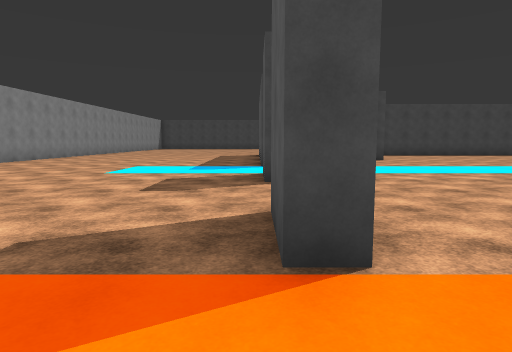
view 1 (above)

23 first-person views from a walk through a scene from a Unity 3-D project. The camera is 1.4 m above the floor, tilts 6° down and sees 75° across. The floor is counted in squares, 2 m on a side. Each view is taken from the middle of a square. On the plan, view 1 faces up. The plan holds only what a view shows up to about 10 squares ahead; the rest is blank. The place goes on beyond the plan. The player character is not drawn. Surface patterns are stand-ins for the level's own textures.

view 2
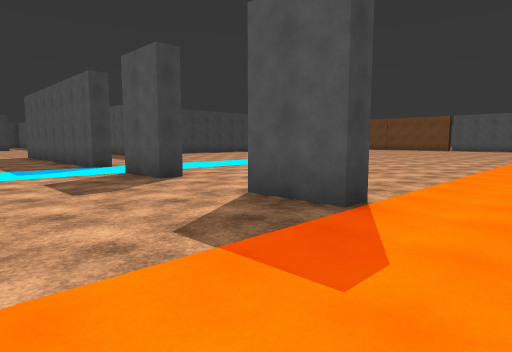

view 3
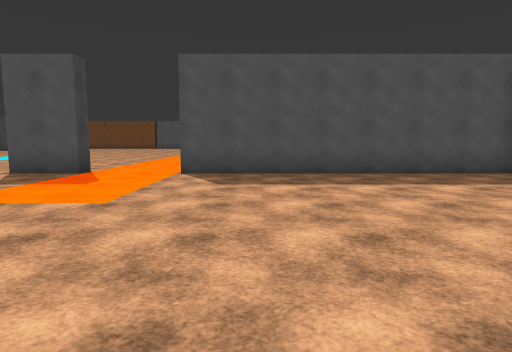

view 4
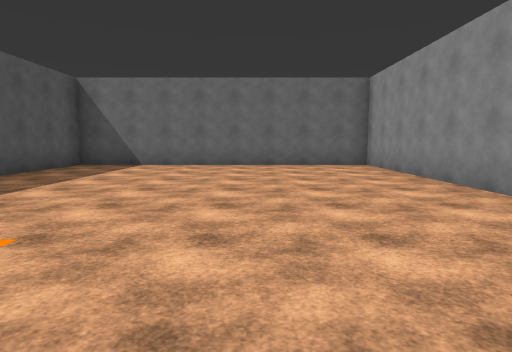

view 5
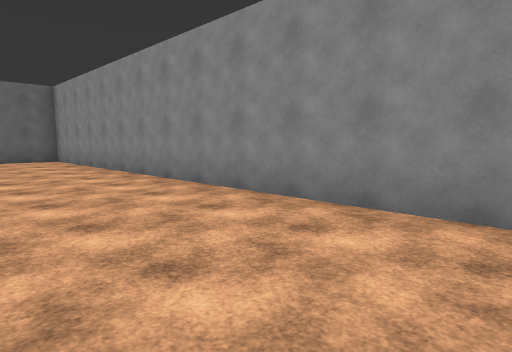

view 6
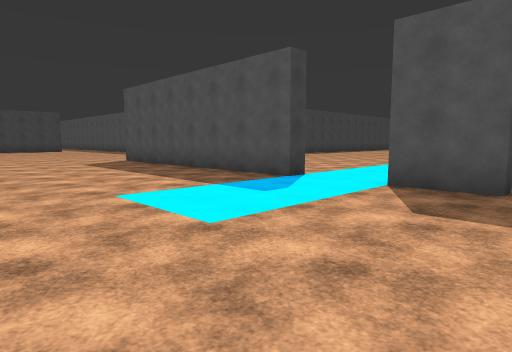

view 7
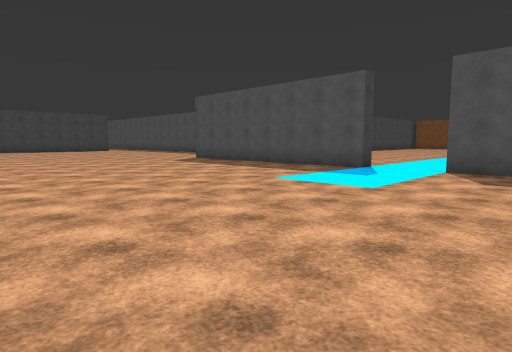

view 8
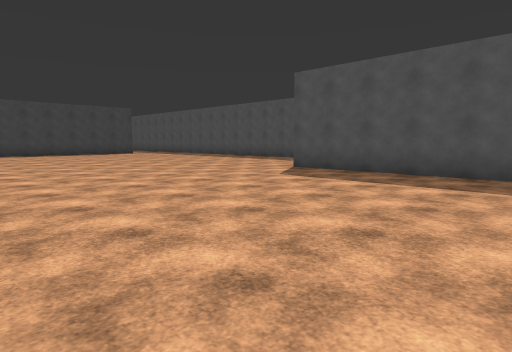

view 9
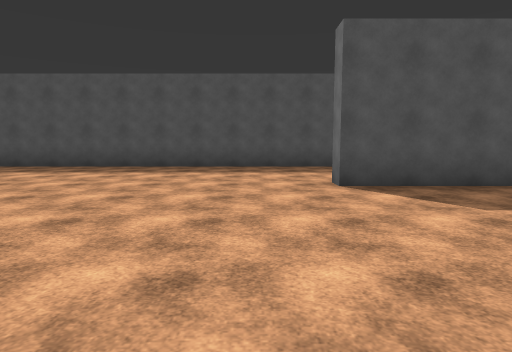

view 10
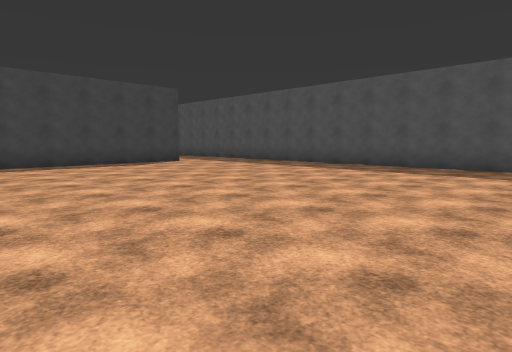

view 11
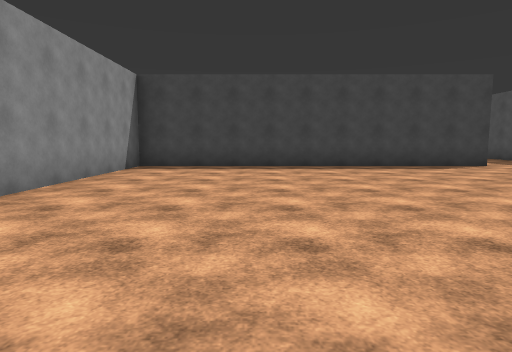

view 12
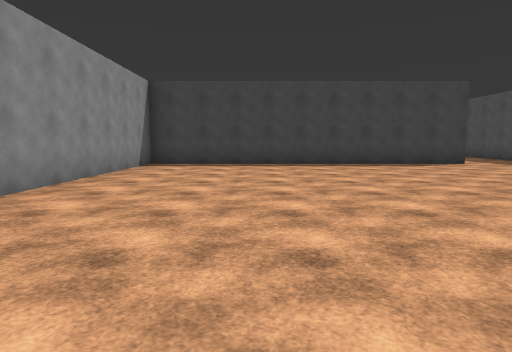

view 13
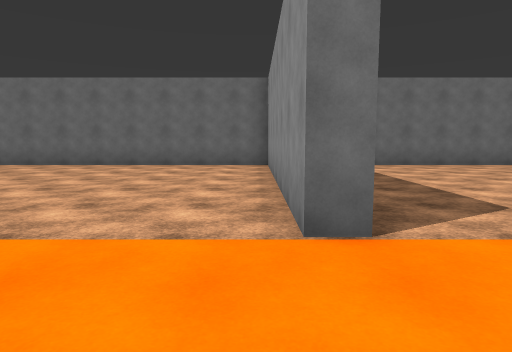

view 14
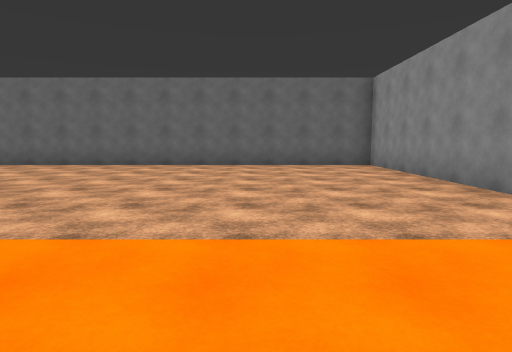

view 15
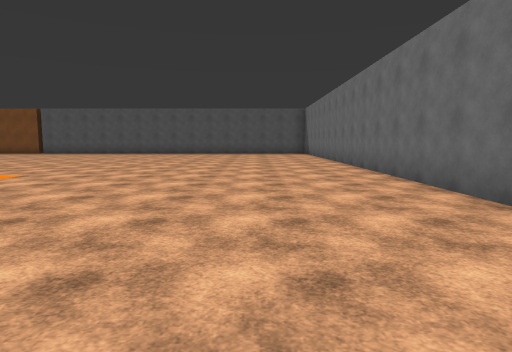

view 16
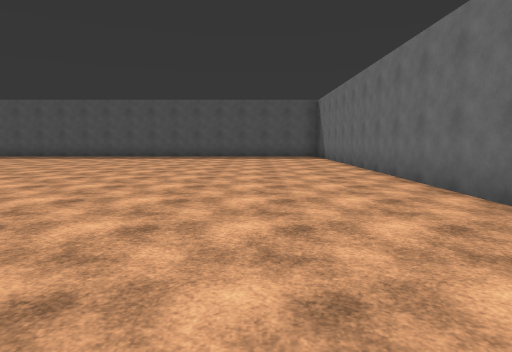

view 17
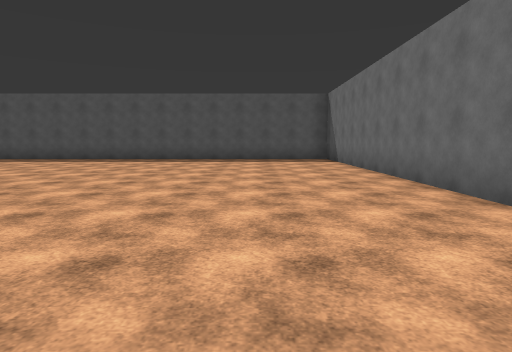

view 18
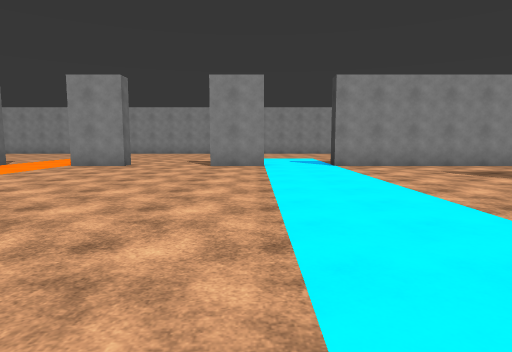

view 19
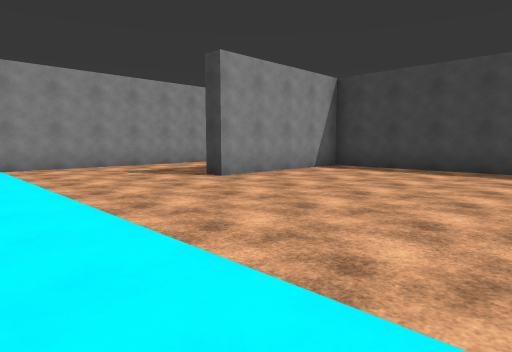

view 20
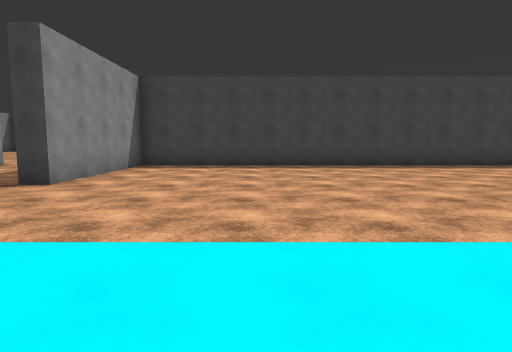

view 21
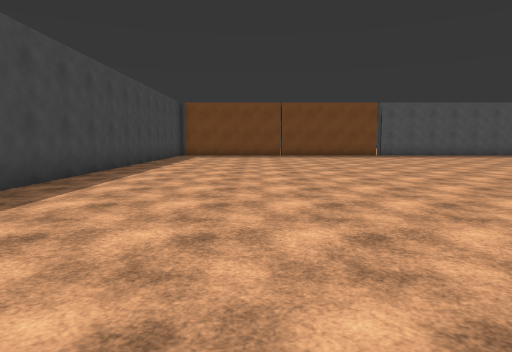

view 22
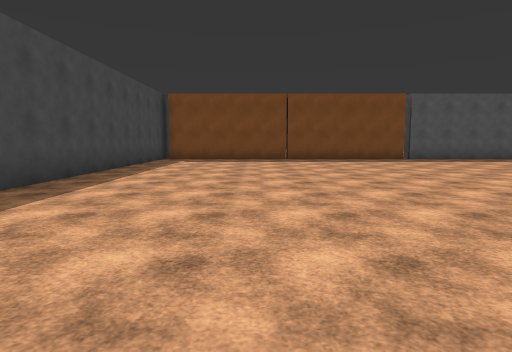

view 23
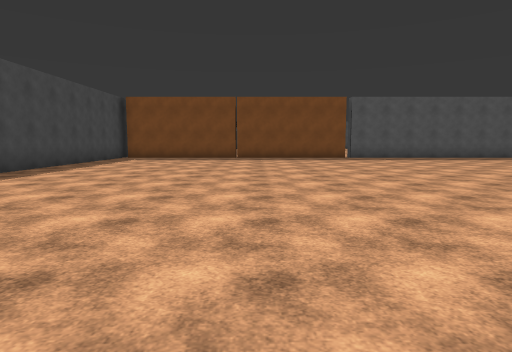

### Floor plan
Points are (right, up) in squares from view 1. A wall is a line through its corners. A room is listed if a view was taken in it or the views show most of it. See-through windows are left out.
Room 1 (views 1, 2, 3, 4, 5, 6, 7, 8, 9, 10, 11, 12)
walls: (0.6, 9.2) (0.2, 9.2) (0.2, 16.7) (0.8, 16.7); (4.2, 15.9) (4.2, 25.1); (0.6, 5.7) (0.2, 5.7) (0.2, 7.2); (-8.3, 4.6) (-8.3, -7.8) (0.2, -7.8) (0.2, -0.4); (0.6, 1.8) (0.2, 1.8) (0.2, 3.3); (1.5, 29.3) (-8.3, 29.3) (-8.3, 23.1)
ways out: opening at (0, 0.5) to room 2; opening at (0, 4.5) to room 2; opening at (0, 8.5) to room 2; opening at (2, 17) to room 2
Room 2 (views 13, 14, 15, 16, 17, 18, 19, 20, 21, 22, 23)
walls: (0.2, 3.3) (0.6, 3.3) (0.6, 1.8); (0.6, 7.2) (0.6, 5.7); (0.2, -0.4) (0.6, -0.4) (0.6, -7.8) (21.1, -7.8); (0.6, 14.2) (0.6, 9.2); (21.1, 16.6) (4.7, 16.6) (4.7, 12.3) (4.1, 12.3)
ways out: opening at (0, 0.5) to room 1; opening at (0, 4.5) to room 1; opening at (0, 8.5) to room 1; opening at (2, 17) to room 1

Where each view was taken, in squares from view 1:
view 1: 0 up, 0 right, facing up
view 2: 0 up, 3 left, facing up-right
view 3: 2 down, 7 left, facing right
view 4: 2 up, 5 left, facing down
view 5: 5 up, 5 left, facing down-left
view 6: 5 up, 5 left, facing up-right
view 7: 5 up, 8 left, facing up-right
view 8: 11 up, 7 left, facing up-right
view 9: 18 up, 5 left, facing right
view 10: 19 up, 5 left, facing up-right
view 11: 20 up, 5 left, facing up
view 12: 19 up, 5 left, facing up
view 13: 2 up, 1 right, facing down
view 14: 2 up, 4 right, facing down
view 15: 5 down, 5 right, facing right
view 16: 5 down, 9 right, facing right
view 17: 5 down, 11 right, facing right
view 18: 7 up, 10 right, facing left
view 19: 8 up, 10 right, facing up-left
view 20: 7 up, 8 right, facing up
view 21: 13 up, 8 right, facing right
view 22: 13 up, 11 right, facing right
view 23: 11 up, 10 right, facing right
